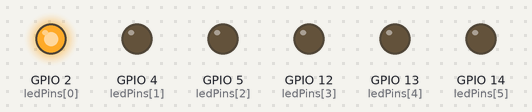
A program run on a simulated ESP32. Shown: output pins drawn as LEDs (lit = HIGH).

Above: at 0.2 s.
At 1.2 s:
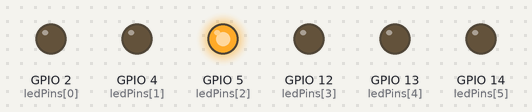
At 1.7 s:
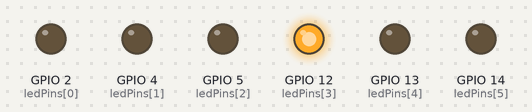
At 2.2 s:
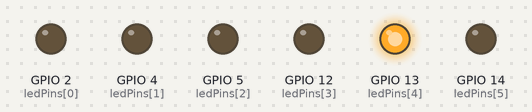
At 3.7 s:
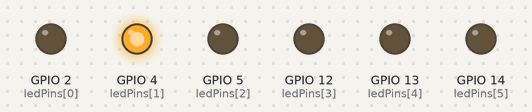
At 5.7 s:
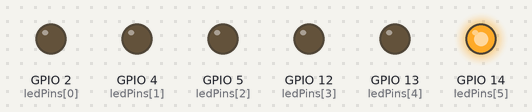
Timing chart, 0 to 6.9 s (numbered marks = the images above):
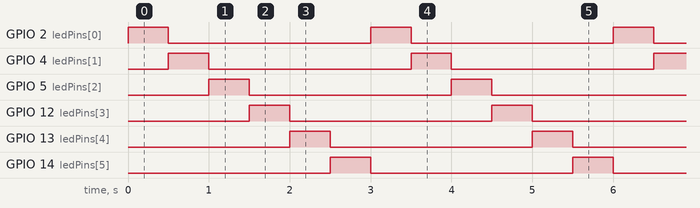

The program:

main.cpp
```cpp
#include <Arduino.h>

// 定义使用的 GPIO 引脚
const int ledPins[] = {2, 4, 5, 12, 13, 14};
const int ledCount = sizeof(ledPins) / sizeof(ledPins[0]);

void setup() {
  // 设置所有引脚为输出，并初始设为 LOW
  for (int i = 0; i < ledCount; i++) {
    pinMode(ledPins[i], OUTPUT);
    digitalWrite(ledPins[i], LOW);
  }
}

void loop() {
  // 遍历所有引脚，每次只亮一个
  for (int i = 0; i < ledCount; i++) {
    // 先熄灭所有灯
    for (int j = 0; j < ledCount; j++) {
      digitalWrite(ledPins[j], LOW);
    }
    // 点亮当前灯
    digitalWrite(ledPins[i], HIGH);
    delay(500);
  }
}
```

Measured:
- by itself, GPIO 2 (ledPins[0]), GPIO 4 (ledPins[1]), GPIO 5 (ledPins[2]), GPIO 12 (ledPins[3]), GPIO 13 (ledPins[4]), GPIO 14 (ledPins[5]): alternates HIGH for 0.50 s and LOW for 2.5 s
- by itself, everything shown: repeats every 3.0 s, in 6 steps
